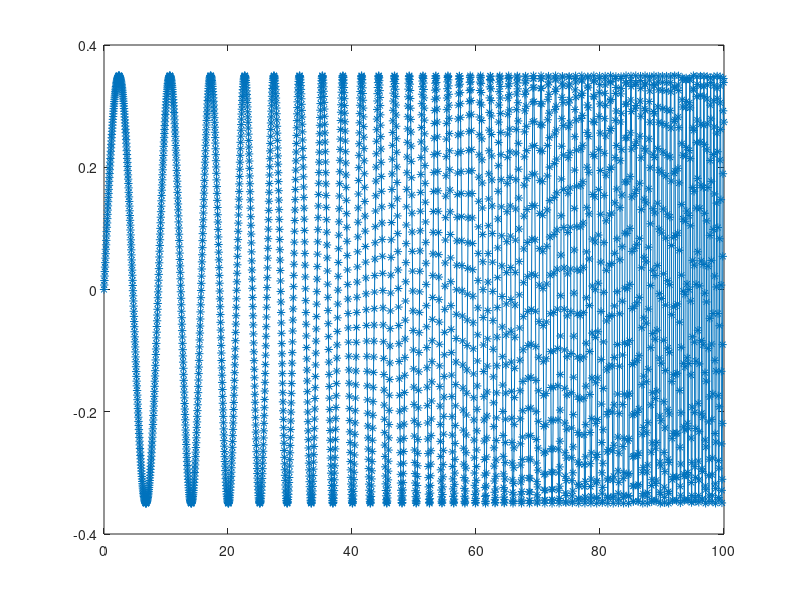

Here is the MATLAB script that generated this plot:
a = 1/10;
b = 1;
start = 0;
slut = 100;
fs = b*10;
t = 0:1/fs:100;
y = 0.79*chirp(t, a, t(end), b,'logarithmic');
plot(t, y, '*-');
%%
fs = 30; % sample rate
f1 = 1/10; % start freq
f2 = 2; % end freq
T = 100; %second run time 
 
w1=2*pi*f1;
w2=2*pi*f2;
t=0:1/fs:(T*fs-1)/fs;
K=T*w1/log(w2/w1);
L=T/log(w2/w1);
sweep=0.349880*sin(K.*(exp(t./L)-1)); %sweep data set
csvwrite('newFreqSweep100S30SAMPLEFREQ_ONETEENTHtoTWO.csv',sweep);
plot(t,sweep,'*-')
